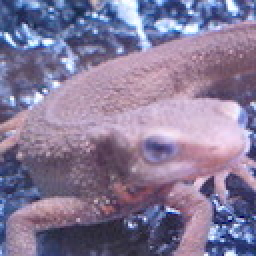
#> input picture Q_91_100/imori.jpg, 128 x 128 px (shown 2 times larger)
$ python 91.py   (older library calls are emulated)
#> lines starting #> are read from the running program, lines starting #| are printed output that depends on the picture
### Q_91_100/save.py
import cv2

def result(img, name):
    cv2.imwrite(name+".jpg", img)
    cv2.imshow(name, img)
    cv2.waitKey(0)
    cv2.destroyAllWindows()

### Q_91_100/91.py

# coding: utf-8

# In[2]:


import cv2
import numpy as np
from save import result

img = cv2.imread("imori.jpg").astype(np.float32)
H, W, C = img.shape
#> H = 128; W = 128; C = 3
img = img.reshape(-1, C)


# In[3]:


# k-means
K=5
np.random.seed(0)
i = np.random.choice(np.arange(H*W), 5, replace=False)
#> i = [3180, 10131, 7536, 598, 5136]
Class = img[i].copy()
#> Class = [[140, 121, 148], [135, 109, 122], [211, 189, 213], [135, 86, 84], [118, 99, 96]]


# In[19]:


label = np.zeros((H*W), dtype=np.int)
#> label = 16384 values from 0 to 0
for i in range(len(img)):
    distance = np.sqrt(np.sum(np.square(np.abs(Class - img[i])), axis=1))
    label[i] = np.argmin(distance)
#> this loop made 16384 passes
#> distance on passes 1 to 3: [91.14, 62.25, 198.6, 18.28, 37.39], [132.4, 103.8, 244.3, 62.83, 73.36], [136.5, 107.9, 248.7, 67.48, 77.13]
#> after the loop, label = 16384 values, max 4 at index 44, min 0 at index 11, mean 1.97


# In[22]:


out = label.reshape(H, W) * 50
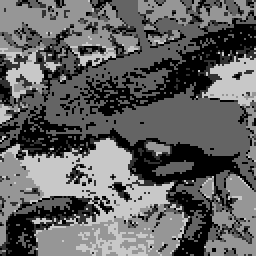
#> out: shape (128, 128) int64 (shown 2 times larger); min 0, max 200, mean 98.7
out = out.astype(np.uint8)


# In[23]:


result(out, "91")

$ run again, with Q_91_100/100.jpg copied over Q_91_100/imori.jpg
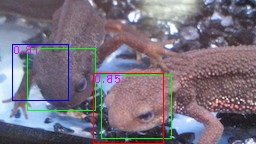
#> input picture Q_91_100/100.jpg, 256 x 144 px
#> Class = [[136, 130, 165], [155, 115, 127], [113, 99, 117], [110, 191, 88], [99, 88, 126]]
#> the loop `for i in range(len(img)):` made 36864 passes
#> distance on passes 1 to 3: [109, 93.09, 49.38, 117.2, 44.09], [110.4, 93.54, 50.34, 117.9, 45.63], [108.4, 90.01, 47.69, 117.7, 44.05]
#> `out = label.reshape(H, W) * 50`:
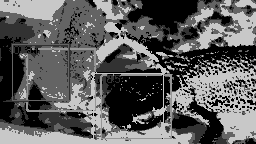
#> out: shape (144, 256) int64; min 0, max 200, mean 94.3
